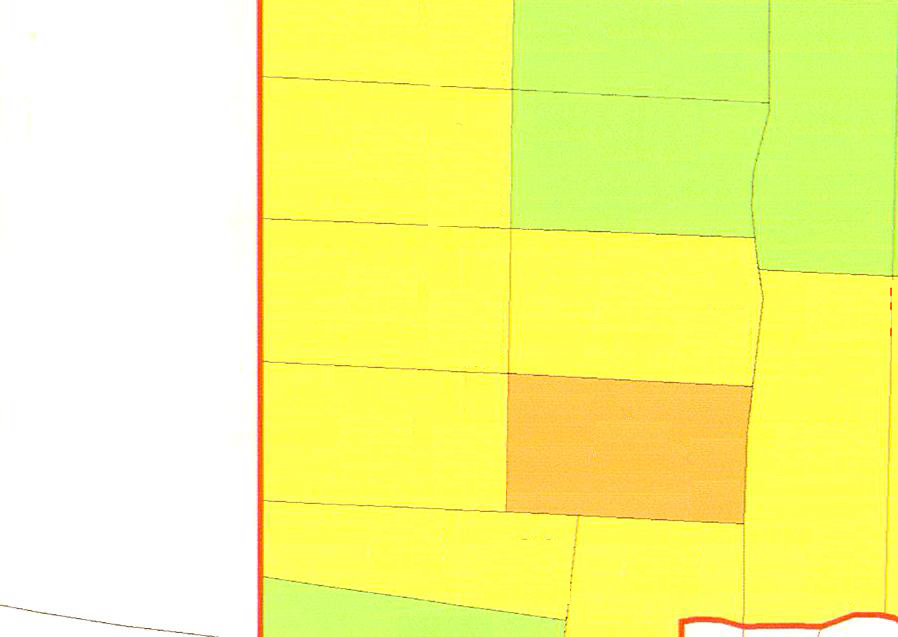
#> input picture test.png, 898 x 637 px
$ python auto_canny.py   (older library calls are emulated)
#> lines starting #> are read from the running program, lines starting #| are printed output that depends on the picture
import cv2
import numpy as np
from matplotlib import pyplot as plt
img = cv2.imread('test.png',0)
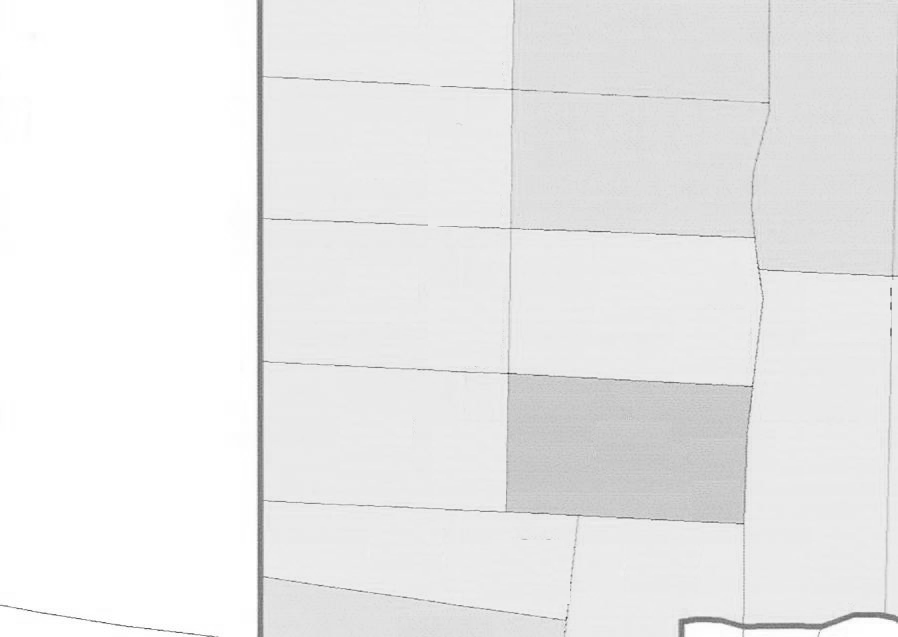
#> img: shape (637, 898); min 48, max 255, mean 234.6
edges = cv2.Laplacian(img,cv2.CV_64F)
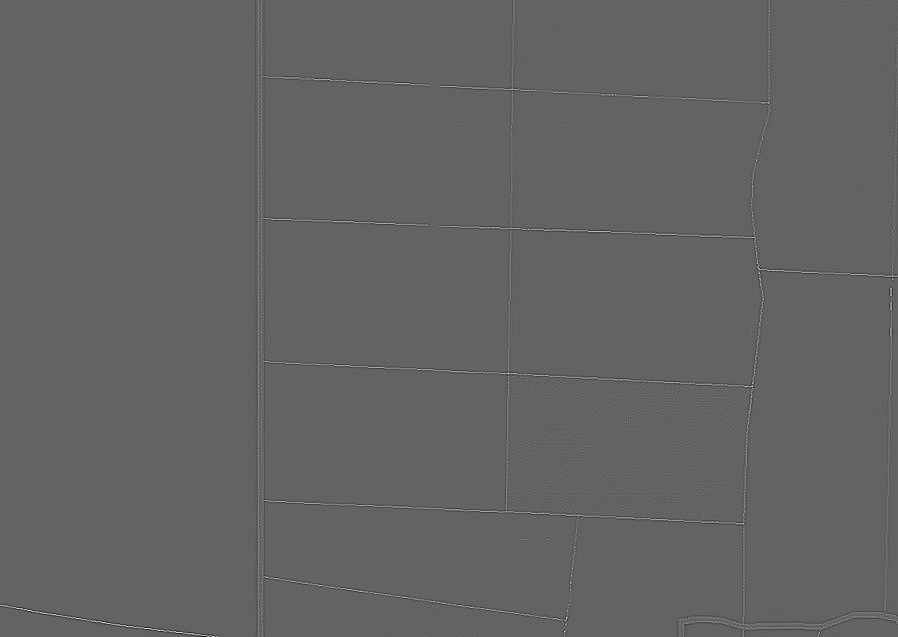
#> edges: shape (637, 898) float64; min -258, max 405, mean 0; drawn with min black and max white
plt.subplot(121),plt.imshow(img,cmap = 'gray')
plt.title('Original Image'), plt.xticks([]), plt.yticks([])
plt.subplot(122),plt.imshow(edges,cmap = 'gray')
plt.title('Edge Image'), plt.xticks([]), plt.yticks([])
plt.show()
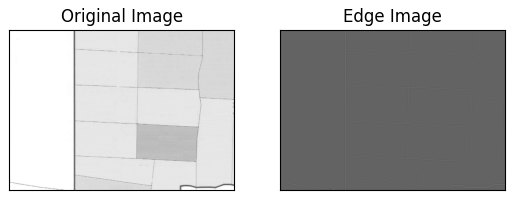
#> figure drawn by matplotlib, 2 panels

# [29 lines of commented-out code are left out]
